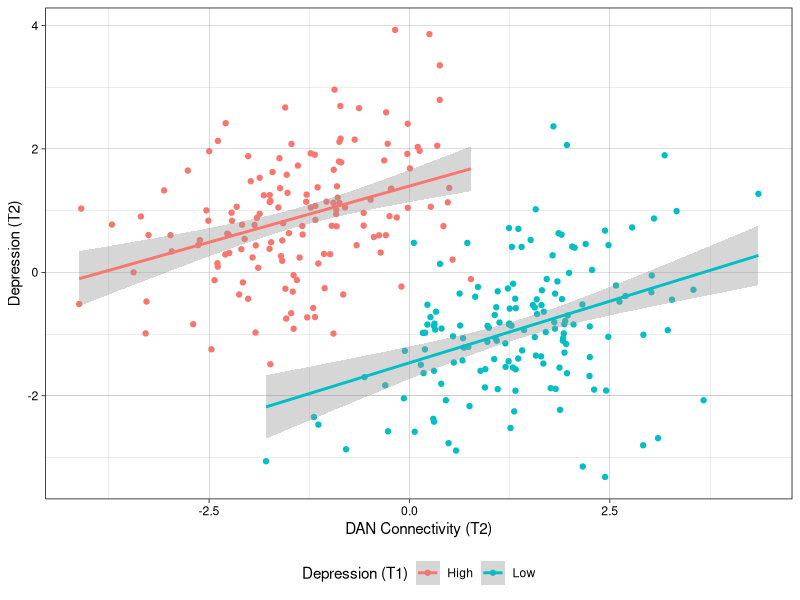

Recreate this plot in R.
### This script creates a graph illustrating how 
### conditioning on earlier depression may change
### association between DAN features and current
### depression
###
### Ellyn Butler
### June 2, 2025

set.seed(2025)

library(ggplot2)
library(dplyr)

df <- data.frame(dep1 = rep(NA, 300),
                 dep2 = rep(NA, 300),
                 dan = rep(NA, 300))

df$dep1 <- rnorm(300, 0, 1)
df$dep2 <- df$dep1 + rnorm(300, 0, 1.8)
df$dep2 <- (df$dep2 - mean(df$dep2))/sd(df$dep2)

df$dan <- -df$dep2 + + rnorm(300, 0, 2)
df$dan <- (df$dan - mean(df$dan))/sd(df$dan)

df$high <- df$dep1 > 0

df[df$high == TRUE, 'dan'] <- -df[df$high == TRUE, 'dan'] - 1.4
df[df$high == FALSE, 'dan'] <- -df[df$high == FALSE, 'dan'] + 1.4

df[df$high == TRUE, 'dep2'] <- df[df$high == TRUE, 'dep2'] + rnorm(length(df[df$high == TRUE, 'dep2']), .6, .4)

df[df$high == FALSE, 'dep2'] <- df[df$high == FALSE, 'dep2'] + rnorm(length(df[df$high == FALSE, 'dep2']), -.6, .4)

df$high <- ifelse(df$high, 'High', 'Low')

cond_plot <- ggplot(df, aes(x = dan, y = dep2, color = high)) +
    theme_linedraw() + geom_point() + 
    geom_smooth(method = 'lm') + xlab('DAN Connectivity (T2)') +
    ylab('Depression (T2)') + labs(color = 'Depression (T1)') +
    theme(legend.position = 'bottom')

jpeg('~/Documents/Northwestern/projects/adversity_networks/plots/simulation_conditioning.jpg', res=400, units='mm', width=100, height=100)
cond_plot
dev.off()
